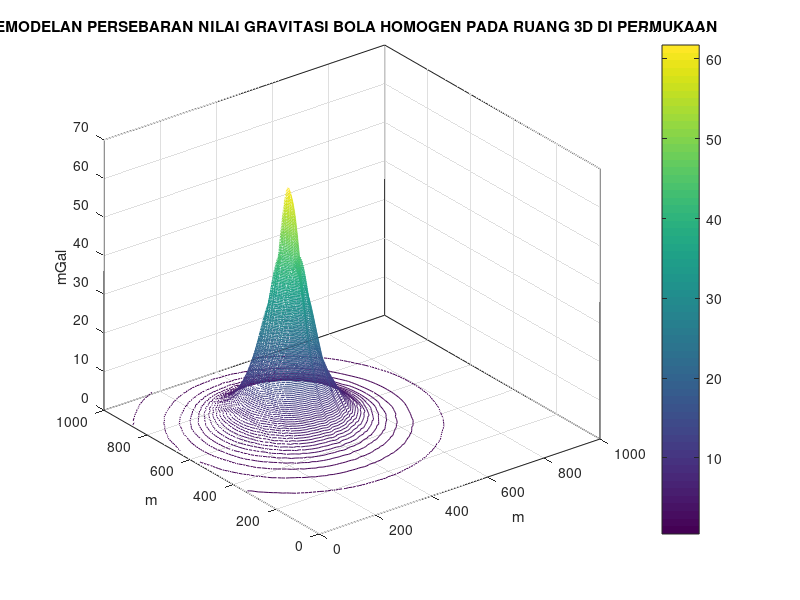

This chart was generated by the following MATLAB code:
%Tugas 1 - Pemodelan Nilai Persebaran Gravitasi Bola Homogen dalam Ruang 3D
%Leonardo Budhi Satrio Utomo
%12318011

clear all; 
clc;
close all;

R = 175; %m
z = 100; %m
x = 350; %m
rho = 2830; %kg/m^3
G = 6.6740*10.^(-11); %Konstanta Gravitasi
zi = 15*rand(1,101); %zi sebagai variabel penghimpun data ketinggian titik ukur
y = 600; %m

[xi,yi] = meshgrid(0:10:1000, 0:10:1000); %m
Gz = (G*(4/3*pi*R.^3*rho*z)./(((xi-x).^2+(yi-y).^2+(zi-z).^2).^(3./2)))*10.^5; %mGal

disp(size(xi))
disp(size(Gz))

contour3(xi,yi,Gz,150);%Plot dengan kontur dalam 3D
title('PEMODELAN PERSEBARAN NILAI GRAVITASI BOLA HOMOGEN PADA RUANG 3D DI PERMUKAAN')
xlabel('m')
ylabel('m')
zlabel('mGal')

colorbar %color bar sebagai legenda dari warna gradasi model
